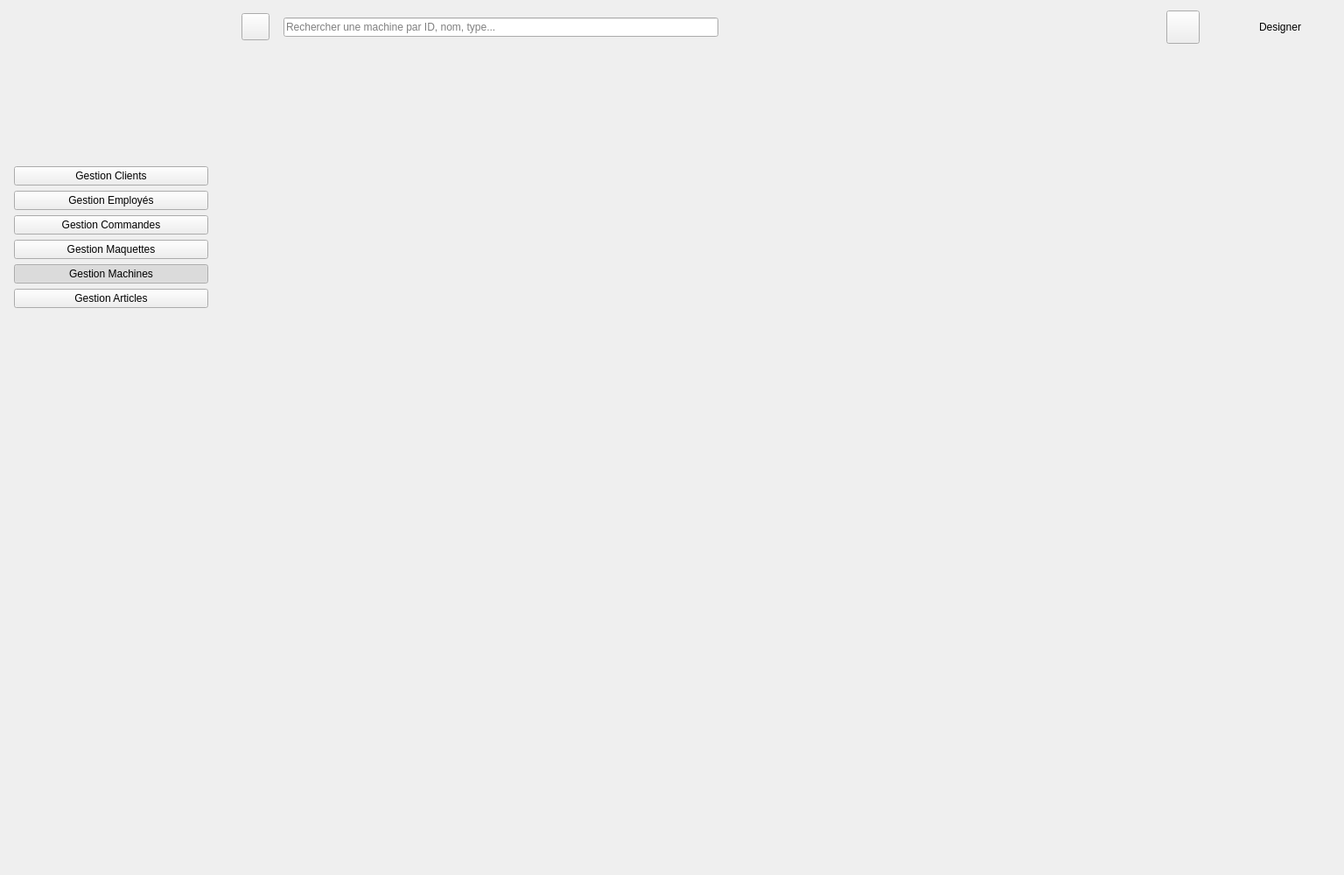
<?xml version="1.0" encoding="UTF-8"?>
<ui version="4.0">
 <class>MainWindow</class>
 <widget class="QMainWindow" name="MainWindow">
  <property name="geometry">
   <rect>
    <x>0</x>
    <y>0</y>
    <width>1536</width>
    <height>1000</height>
   </rect>
  </property>
  <property name="minimumSize">
   <size>
    <width>1180</width>
    <height>720</height>
   </size>
  </property>
  <property name="windowTitle">
   <string>FashioNova – Gestion</string>
  </property>
  <widget class="QWidget" name="central">
   <layout class="QHBoxLayout" name="rootLayout" stretch="0,1">
    <property name="spacing">
     <number>0</number>
    </property>
    <property name="leftMargin">
     <number>0</number>
    </property>
    <property name="topMargin">
     <number>0</number>
    </property>
    <property name="rightMargin">
     <number>0</number>
    </property>
    <property name="bottomMargin">
     <number>0</number>
    </property>
    <item>
     <widget class="SidebarWidget" name="sidebar">
      <property name="frameShape">
       <enum>QFrame::NoFrame</enum>
      </property>
      <property name="minimumSize">
       <size>
        <width>254</width>
        <height>0</height>
       </size>
      </property>
      <property name="maximumSize">
       <size>
        <width>254</width>
        <height>16777215</height>
       </size>
      </property>
      <layout class="QVBoxLayout" name="sidebarLayout">
       <property name="spacing">
        <number>6</number>
       </property>
       <property name="leftMargin">
        <number>16</number>
       </property>
       <property name="topMargin">
        <number>12</number>
       </property>
       <property name="rightMargin">
        <number>16</number>
       </property>
       <property name="bottomMargin">
        <number>16</number>
       </property>
       <item>
        <spacer name="spacerLogo">
         <property name="orientation">
          <enum>Qt::Vertical</enum>
         </property>
         <property name="sizeType">
          <enum>QSizePolicy::Fixed</enum>
         </property>
         <property name="sizeHint" stdset="0">
          <size>
           <width>20</width>
           <height>178</height>
          </size>
         </property>
        </spacer>
       </item>
       <item>
        <widget class="QPushButton" name="btnNavClients">
         <property name="text">
          <string>Gestion Clients</string>
         </property>
         <property name="cursor">
             <cursorShape>PointingHandCursor</cursorShape>
            </property>
            <property name="iconSize">
          <size>
           <width>26</width>
           <height>26</height>
          </size>
         </property>
         <property name="checkable">
          <bool>true</bool>
         </property>
         <property name="autoExclusive">
          <bool>true</bool>
         </property>
        </widget>
       </item>
       <item>
        <widget class="QPushButton" name="btnNavEmployes">
         <property name="text">
          <string>Gestion Employés</string>
         </property>
         <property name="cursor">
             <cursorShape>PointingHandCursor</cursorShape>
            </property>
            <property name="iconSize">
          <size>
           <width>26</width>
           <height>26</height>
          </size>
         </property>
         <property name="checkable">
          <bool>true</bool>
         </property>
         <property name="autoExclusive">
          <bool>true</bool>
         </property>
        </widget>
       </item>
       <item>
        <widget class="QPushButton" name="btnNavCommandes">
         <property name="text">
          <string>Gestion Commandes</string>
         </property>
         <property name="cursor">
             <cursorShape>PointingHandCursor</cursorShape>
            </property>
            <property name="iconSize">
          <size>
           <width>26</width>
           <height>26</height>
          </size>
         </property>
         <property name="checkable">
          <bool>true</bool>
         </property>
         <property name="autoExclusive">
          <bool>true</bool>
         </property>
        </widget>
       </item>
       <item>
        <widget class="QPushButton" name="btnNavMaquettes">
         <property name="text">
          <string>Gestion Maquettes</string>
         </property>
         <property name="cursor">
             <cursorShape>PointingHandCursor</cursorShape>
            </property>
            <property name="iconSize">
          <size>
           <width>26</width>
           <height>26</height>
          </size>
         </property>
         <property name="checkable">
          <bool>true</bool>
         </property>
         <property name="autoExclusive">
          <bool>true</bool>
         </property>
        </widget>
       </item>
       <item>
        <widget class="QPushButton" name="btnNavMachines">
         <property name="text">
          <string>Gestion Machines</string>
         </property>
         <property name="cursor">
             <cursorShape>PointingHandCursor</cursorShape>
            </property>
            <property name="iconSize">
          <size>
           <width>26</width>
           <height>26</height>
          </size>
         </property>
         <property name="checkable">
          <bool>true</bool>
         </property>
         <property name="autoExclusive">
          <bool>true</bool>
         </property>
         <property name="checked">
          <bool>true</bool>
         </property>
        </widget>
       </item>
       <item>
        <widget class="QPushButton" name="btnNavArticles">
         <property name="text">
          <string>Gestion Articles</string>
         </property>
         <property name="cursor">
             <cursorShape>PointingHandCursor</cursorShape>
            </property>
            <property name="iconSize">
          <size>
           <width>26</width>
           <height>26</height>
          </size>
         </property>
         <property name="checkable">
          <bool>true</bool>
         </property>
         <property name="autoExclusive">
          <bool>true</bool>
         </property>
        </widget>
       </item>
       <item>
        <spacer name="spacerSidebar">
         <property name="orientation">
          <enum>Qt::Vertical</enum>
         </property>
         <property name="sizeHint" stdset="0">
          <size>
           <width>20</width>
           <height>0</height>
          </size>
         </property>
        </spacer>
       </item>
      </layout>
     </widget>
    </item>
    <item>
     <widget class="QWidget" name="rightPane">
      <layout class="QVBoxLayout" name="rightLayout" stretch="0,1">
       <property name="spacing">
        <number>0</number>
       </property>
       <property name="leftMargin">
        <number>0</number>
       </property>
       <property name="topMargin">
        <number>0</number>
       </property>
       <property name="rightMargin">
        <number>0</number>
       </property>
       <property name="bottomMargin">
        <number>0</number>
       </property>
       <item>
        <widget class="QFrame" name="topbar">
         <property name="frameShape">
          <enum>QFrame::NoFrame</enum>
         </property>
         <property name="minimumSize">
          <size>
           <width>0</width>
           <height>62</height>
          </size>
         </property>
         <property name="maximumSize">
          <size>
           <width>16777215</width>
           <height>62</height>
          </size>
         </property>
         <layout class="QHBoxLayout" name="topbarLayout" stretch="0,1,1,0,0,0,0">
          <property name="spacing">
           <number>16</number>
          </property>
          <property name="leftMargin">
           <number>22</number>
          </property>
          <property name="topMargin">
           <number>0</number>
          </property>
          <property name="rightMargin">
           <number>26</number>
          </property>
          <property name="bottomMargin">
           <number>0</number>
          </property>
          <item>
           <widget class="QToolButton" name="btnMenu">
            <property name="cursor">
             <cursorShape>PointingHandCursor</cursorShape>
            </property>
            <property name="iconSize">
             <size>
              <width>24</width>
              <height>24</height>
             </size>
            </property>
           </widget>
          </item>
          <item>
           <widget class="QLineEdit" name="topSearch">
            <property name="placeholderText">
             <string>Rechercher une machine par ID, nom, type...</string>
            </property>
            <property name="minimumSize">
             <size>
              <width>260</width>
              <height>0</height>
             </size>
            </property>
            <property name="maximumSize">
             <size>
              <width>540</width>
              <height>16777215</height>
             </size>
            </property>
           </widget>
          </item>
          <item>
           <spacer name="spacerTop">
            <property name="orientation">
             <enum>Qt::Horizontal</enum>
            </property>
            <property name="sizeHint" stdset="0">
             <size>
              <width>0</width>
              <height>20</height>
             </size>
            </property>
           </spacer>
          </item>
          <item>
           <widget class="QToolButton" name="btnBell">
            <property name="cursor">
             <cursorShape>PointingHandCursor</cursorShape>
            </property>
            <property name="iconSize">
             <size>
              <width>26</width>
              <height>26</height>
             </size>
            </property>
            <property name="minimumSize">
             <size>
              <width>38</width>
              <height>38</height>
             </size>
            </property>
            <property name="maximumSize">
             <size>
              <width>38</width>
              <height>38</height>
             </size>
            </property>
           </widget>
          </item>
          <item>
           <widget class="QLabel" name="labelAvatar">
            <property name="minimumSize">
             <size>
              <width>36</width>
              <height>36</height>
             </size>
            </property>
            <property name="maximumSize">
             <size>
              <width>36</width>
              <height>36</height>
             </size>
            </property>
           </widget>
          </item>
          <item>
           <widget class="QLabel" name="userName">
            <property name="text">
             <string>Designer</string>
            </property>
           </widget>
          </item>
          <item>
           <widget class="QLabel" name="labelChevron" />
          </item>
         </layout>
        </widget>
       </item>
       <item>
        <widget class="QStackedWidget" name="stackedPages">
         <property name="currentIndex">
          <number>4</number>
         </property>
         <widget class="QWidget" name="pageClients">
          <layout class="QVBoxLayout" name="layout_pageClients">
           <item>
            <widget class="QLabel" name="labelClients">
             <property name="text">
              <string>Gestion Clients

Module à intégrer dans l'application FashioNova.</string>
             </property>
             <property name="alignment">
              <set>Qt::AlignCenter</set>
             </property>
             <property name="role" stdset="0">
              <string>placeholder</string>
             </property>
            </widget>
           </item>
          </layout>
         </widget>
         <widget class="EmployesPage" name="pageEmployes" />
         <widget class="QWidget" name="pageCommandes">
          <layout class="QVBoxLayout" name="layout_pageCommandes">
           <item>
            <widget class="QLabel" name="labelCommandes">
             <property name="text">
              <string>Gestion Commandes

Module à intégrer dans l'application FashioNova.</string>
             </property>
             <property name="alignment">
              <set>Qt::AlignCenter</set>
             </property>
             <property name="role" stdset="0">
              <string>placeholder</string>
             </property>
            </widget>
           </item>
          </layout>
         </widget>
         <widget class="QWidget" name="pageMaquettes">
          <layout class="QVBoxLayout" name="layout_pageMaquettes">
           <item>
            <widget class="QLabel" name="labelMaquettes">
             <property name="text">
              <string>Gestion Maquettes

Module à intégrer dans l'application FashioNova.</string>
             </property>
             <property name="alignment">
              <set>Qt::AlignCenter</set>
             </property>
             <property name="role" stdset="0">
              <string>placeholder</string>
             </property>
            </widget>
           </item>
          </layout>
         </widget>
         <widget class="MachinesPage" name="pageMachines" />
         <widget class="QWidget" name="pageArticles">
          <layout class="QVBoxLayout" name="layout_pageArticles">
           <item>
            <widget class="QLabel" name="labelArticles">
             <property name="text">
              <string>Gestion Articles

Module à intégrer dans l'application FashioNova.</string>
             </property>
             <property name="alignment">
              <set>Qt::AlignCenter</set>
             </property>
             <property name="role" stdset="0">
              <string>placeholder</string>
             </property>
            </widget>
           </item>
          </layout>
         </widget>
        </widget>
       </item>
      </layout>
     </widget>
    </item>
   </layout>
  </widget>
 </widget>
 <customwidgets>
  <customwidget>
   <class>EmployesPage</class>
   <extends>QWidget</extends>
   <header>employespage.h</header>
  </customwidget>
  <customwidget>
   <class>MachinesPage</class>
   <extends>QWidget</extends>
   <header>machinespage.h</header>
  </customwidget>
  <customwidget>
   <class>SidebarWidget</class>
   <extends>QFrame</extends>
   <header>sidebarwidget.h</header>
  </customwidget>
 </customwidgets>
 <resources />
 <connections />
</ui>
